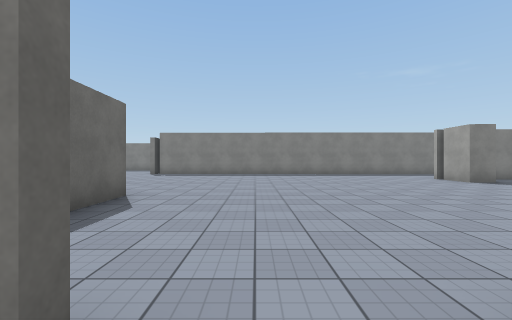
[1] (above)

24 first-person views from a walk through a Unity game level. The camera is 1.4 m above the floor, looks level and sees 90° across. The floor is counted in squares, 2 m on a side. Each view is taken from the middle of a square. On the plan, view 1 faces up. The plan holds only what a view shows up to about 9 squares ahead; the rest is blank. The place goes on beyond the plan. The player is left out. Surface patterns are stand-ins for the level's own textures.

[2]
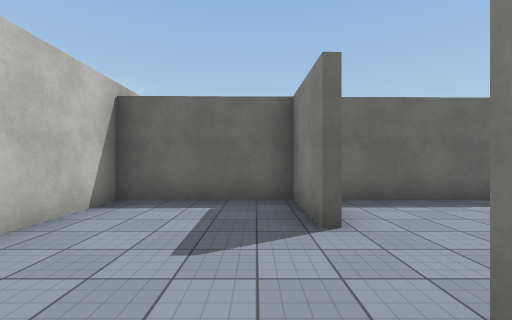

[3]
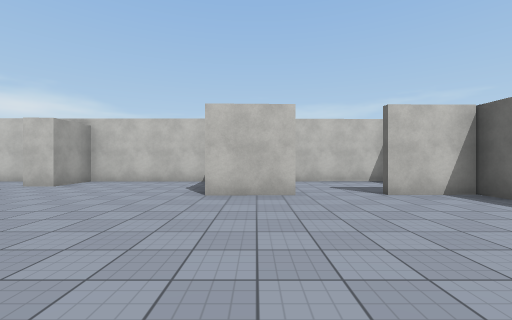

[4]
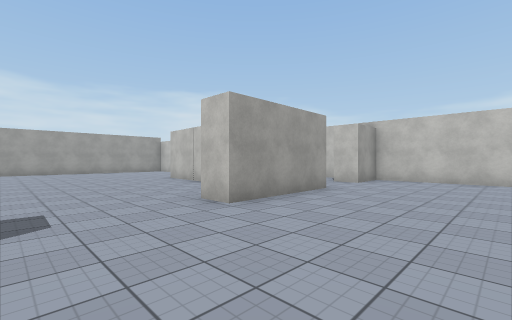

[5]
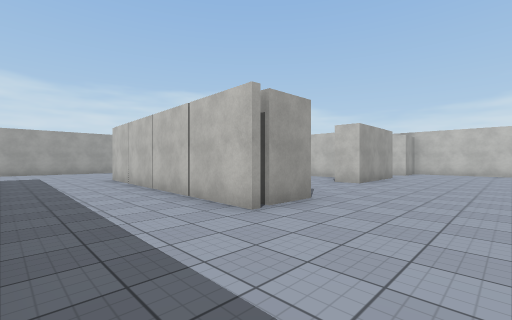

[6]
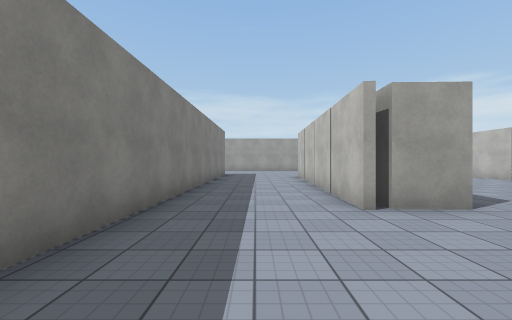

[7]
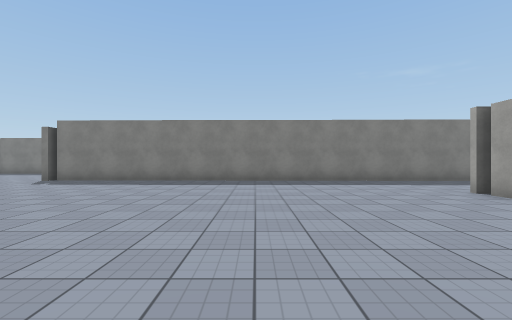

[8]
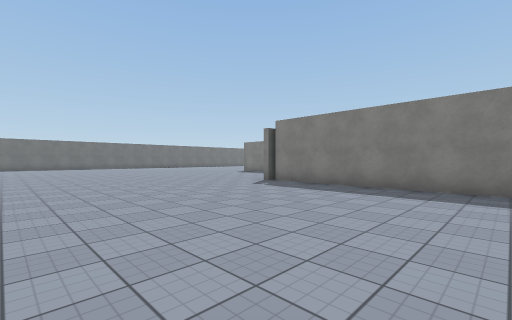

[9]
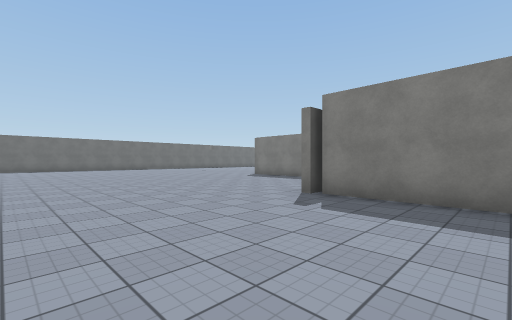

[10]
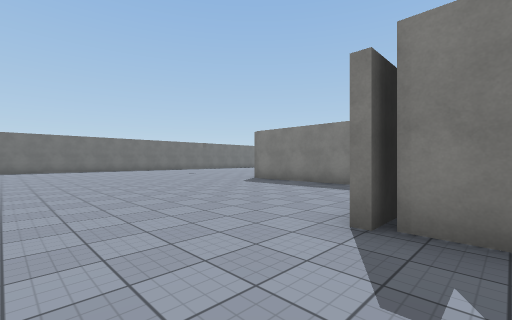

[11]
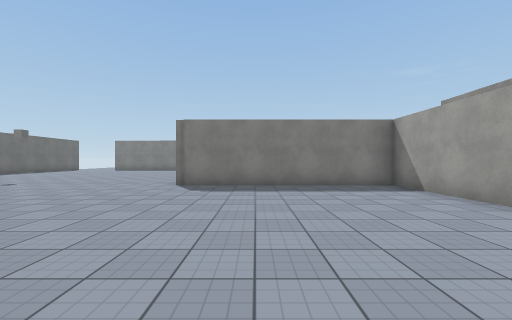

[12]
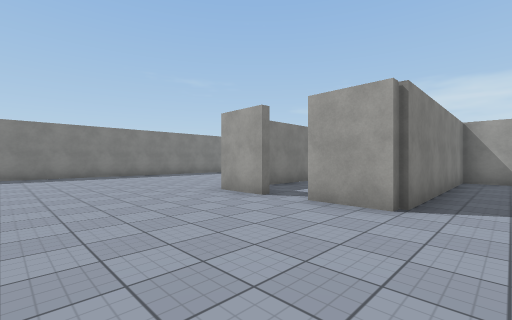

[13]
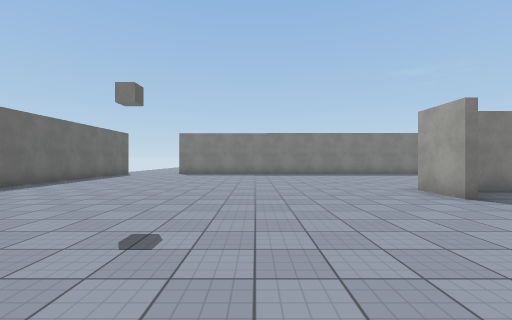

[14]
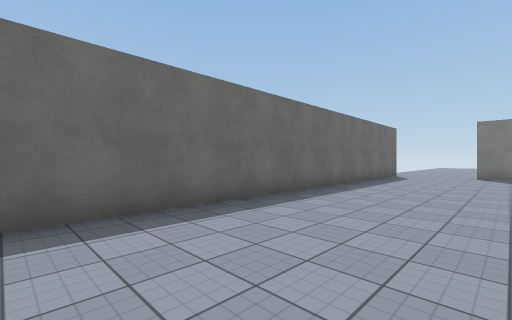

[15]
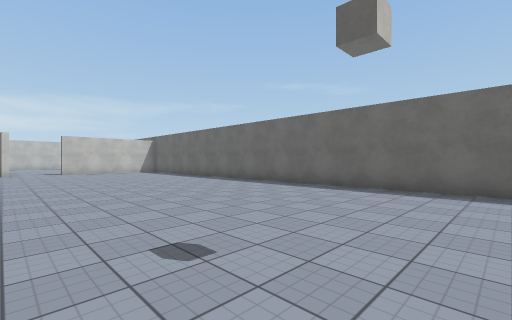

[16]
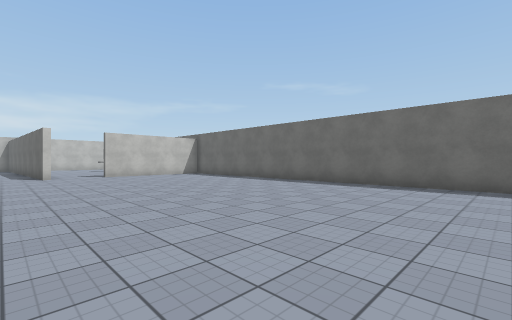

[17]
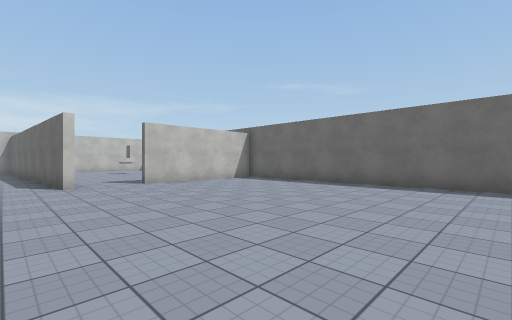

[18]
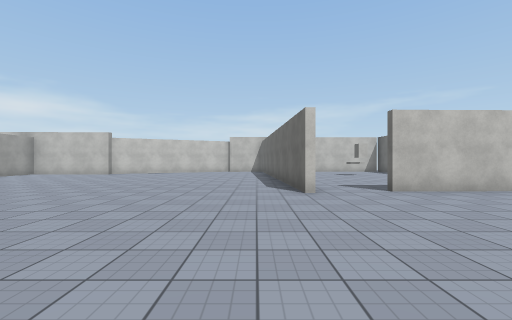

[19]
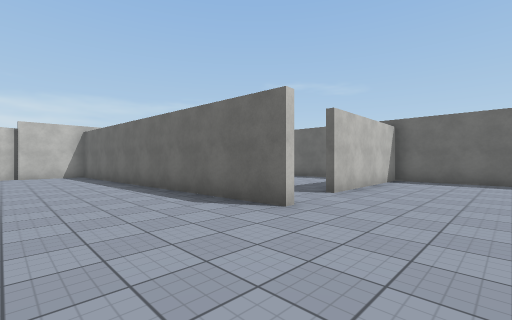

[20]
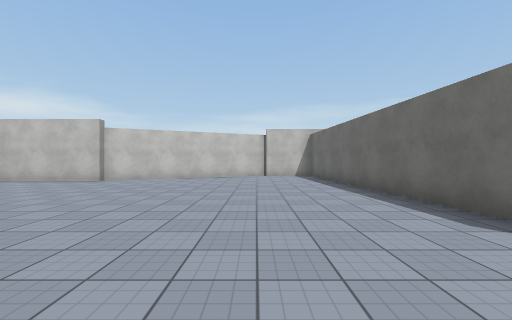

[21]
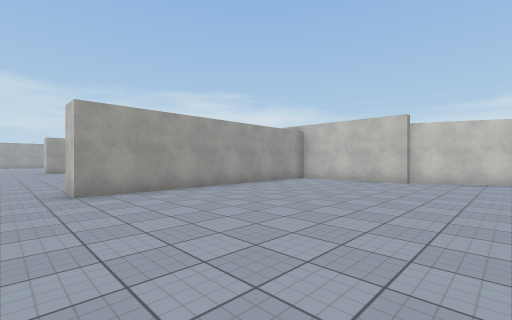

[22]
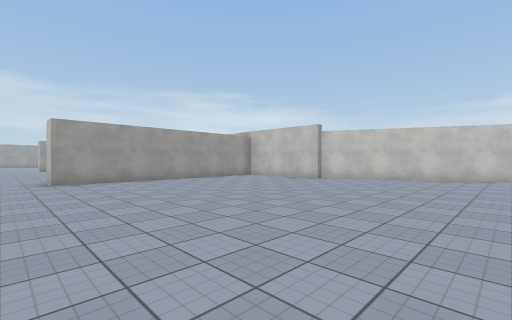

[23]
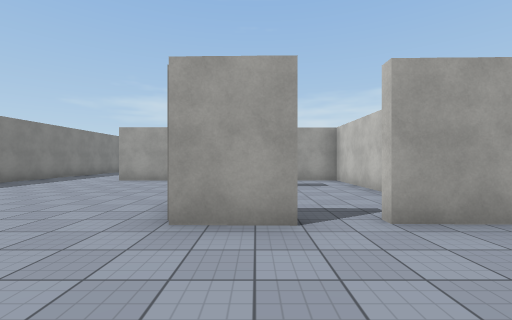

[24]
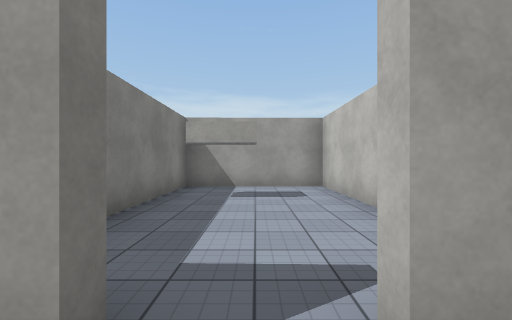

### Floor plan
Points are (right, up) in squares from view 1. A wall is a line through its corners. A room is listed if a view was taken in it or the views show most of it. See-through windows are left out.
Room 1 (views 1, 2)
walls: (-0.5, 0.7) (-2.4, 0.6); (-2.5, 1) (-2.4, -2.4) (0.7, -2.4)
ways out: opening at (0.5, 1) to room 2
Room 2 (views 3, 4, 5, 6, 7, 8, 9, 10, 11, 12, 13, 14, 15, 16, 17, 18, 19, 20, 21, 22, 23, 24)
walls: (-5.2, 13.7) (-5.2, 17) (-11.2, 17) (-11.2, 18.6); (-2.4, 0.8) (-0.5, 0.9); (1.2, 0.9) (3.1, 1); (-3.3, -1) (-3.4, 5) (-2.6, 5.1) (-2.5, 1); (7.4, 9.5) (13.8, 9.2); (-11.2, 19.5) (-11.1, 21); (-15, 4.7) (-14.5, -3.2); (-6.9, -2.5) (-3.6, -2.4); (-5.3, 23) (-5.3, 24.7); (7.3, 1.2) (7.2, 4.4) (8.1, 4.4); (3.6, -2.4) (7.3, -2.3) (7.3, -0.8) (8.2, -0.7); (12, 12.5) (-5.2, 12.8); (11.1, 2.4) (12.1, 2.3); (-12.4, -5.4) (-6.8, -2.7); (9.6, -2.3) (10.3, -2.3); (-21.5, 25.2) (-21.4, 4.2) (-16.9, 4.3)
ways out: opening at (0.5, 1) to room 1; opening at (-11, 19) to room 3; opening at (-16.5, 4); opening at (-6, 26)
objects: other object (7, 8) to (7, 9)
Room 3 (no view inside)
walls: (-8.3, 17.2) (-5.2, 17.2) (-5.3, 20.9) (-10, 20.8)
ways out: opening at (-11, 19) to room 2

Where each view was taken, in squares from view 1:
view 1: 0 up, 0 right, facing up
view 2: 0 up, 2 right, facing left
view 3: 6 up, 2 right, facing down
view 4: 7 up, 4 right, facing down-right
view 5: 12 up, 4 right, facing down-right
view 6: 11 up, 3 right, facing right
view 7: 4 up, 2 right, facing up
view 8: 6 up, 1 right, facing up-left
view 9: 8 up, 2 left, facing up-left
view 10: 10 up, 4 left, facing up-left
view 11: 10 up, 9 left, facing up
view 12: 16 up, 15 left, facing up-right
view 13: 15 up, 15 left, facing up
view 14: 16 up, 18 left, facing up-left
view 15: 19 up, 15 left, facing down-left
view 16: 16 up, 14 left, facing down-left
view 17: 12 up, 14 left, facing down-left
view 18: 10 up, 14 left, facing down
view 19: 7 up, 12 left, facing down-left
view 20: 6 up, 12 left, facing down
view 21: 6 up, 9 left, facing down-right
view 22: 6 up, 12 left, facing down-right
view 23: 20 up, 14 left, facing right
view 24: 19 up, 12 left, facing right
